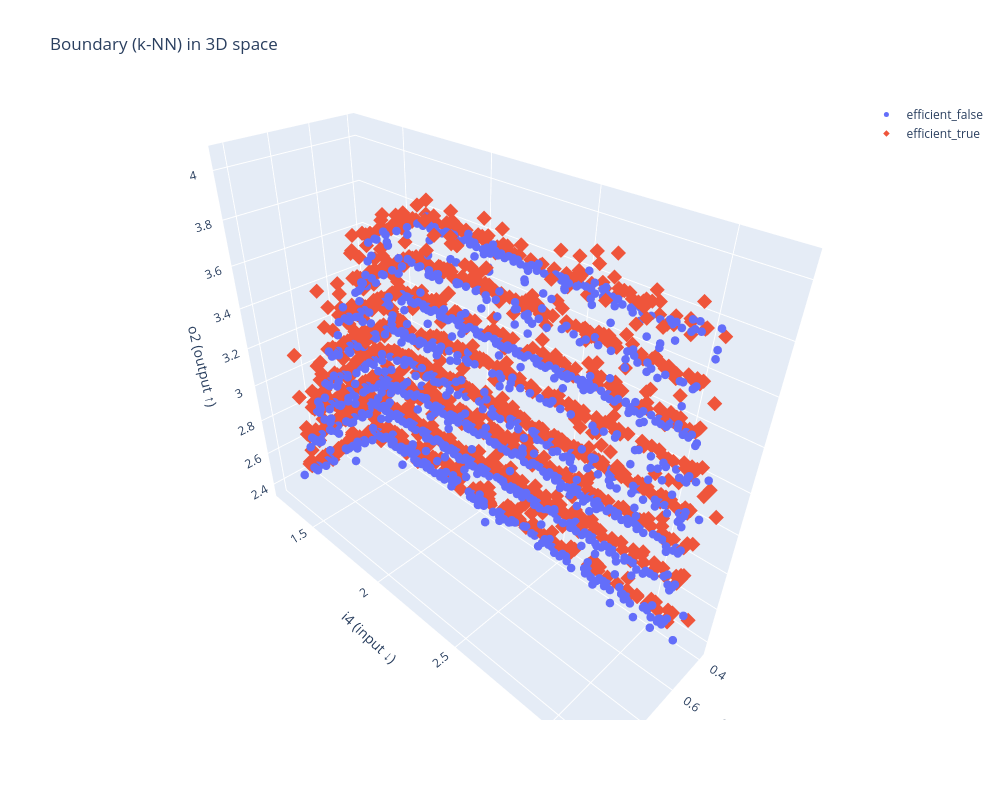

Here is the notebook cell this chart was saved with:
### Code cell
import pandas as pd
import plotly.graph_objects as go

# ===== CONFIG =====
file_path = "output/final.csv"   # <-- zmień jeśli trzeba

# ===== LOAD =====
df = pd.read_csv(file_path)

# split klas
df_true = df[df["candidate_efficient"] == True]
df_false = df[df["candidate_efficient"] == False]

# ===== PLOT =====
fig = go.Figure()

# FALSE (np. czerwone)
fig.add_trace(
    go.Scatter3d(
        x=df_false["i1"],
        y=df_false["i4"],
        z=df_false["o2"],
        mode="markers",
        name="efficient_false",
        marker=dict(
            size=5,
            symbol="circle"
        ),
        text=df_false.get("candidate_name", None),
        hovertemplate=(
            "FALSE<br>"
            "candidate: %{text}<br>"
            "i1: %{x}<br>"
            "i4: %{y}<br>"
            "o2: %{z}<extra></extra>"
        )
    )
)

# TRUE (np. niebieskie)
fig.add_trace(
    go.Scatter3d(
        x=df_true["i1"],
        y=df_true["i4"],
        z=df_true["o2"],
        mode="markers",
        name="efficient_true",
        marker=dict(
            size=5,
            symbol="diamond"
        ),
        text=df_true.get("candidate_name", None),
        hovertemplate=(
            "TRUE<br>"
            "candidate: %{text}<br>"
            "i1: %{x}<br>"
            "i4: %{y}<br>"
            "o2: %{z}<extra></extra>"
        )
    )
)

fig.update_layout(
    title="Boundary (k-NN) in 3D space",
    scene=dict(
        xaxis_title="i1 (input ↓)",
        yaxis_title="i4 (input ↓)",
        zaxis_title="o2 (output ↑)"
    ),
    width=1000,
    height=800,
)

fig.show()

### Figure 1 — Plotly figure (JSON) as saved in the notebook; plotly's stock layout.template omitted (floating-point values rounded to 4 significant figures; data arrays with more than 128 entries replaced by an {"elided": "..."} marker saying what was removed)
{"data": [{"hovertemplate": "FALSE<br>candidate: %{text}<br>i1: %{x}<br>i4: %{y}<br>o2: %{z}<extra></extra>", "marker": {"size": 5, "symbol": "circle"}, "mode": "markers", "name": "efficient_false", "text": {"elided": "1001 str values"}, "type": "scatter3d", "x": {"elided": "1001 float values"}, "y": {"elided": "1001 float values"}, "z": {"elided": "1001 float values"}}, {"hovertemplate": "TRUE<br>candidate: %{text}<br>i1: %{x}<br>i4: %{y}<br>o2: %{z}<extra></extra>", "marker": {"size": 5, "symbol": "diamond"}, "mode": "markers", "name": "efficient_true", "text": {"elided": "1059 str values"}, "type": "scatter3d", "x": {"elided": "1059 float values"}, "y": {"elided": "1059 float values"}, "z": {"elided": "1059 float values"}}], "layout": {"height": 800, "scene": {"xaxis": {"title": {"text": "i1 (input ↓)"}}, "yaxis": {"title": {"text": "i4 (input ↓)"}}, "zaxis": {"title": {"text": "o2 (output ↑)"}}}, "title": {"text": "Boundary (k-NN) in 3D space"}, "width": 1000}}
